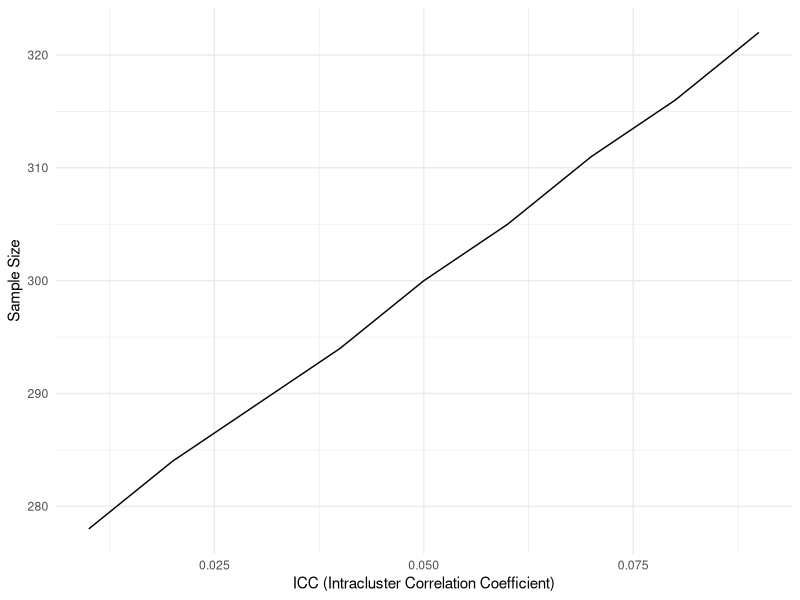
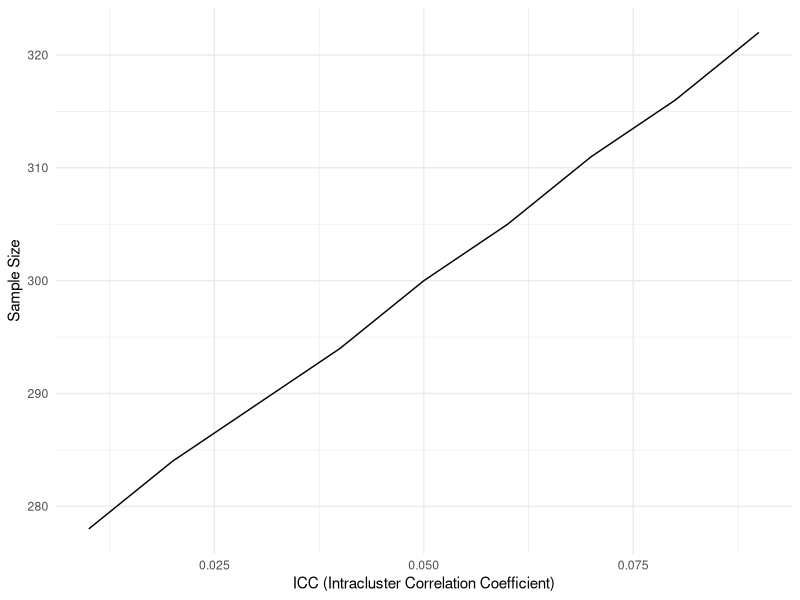

Reproduce these figures in R, in order.
## ---- chunk 1
library(tidyverse)
library(ggplot2)

## ---- chunk 2
# Parameters for the sample size calculation
confidence_level <- 0.95 # confidence level
z <- qnorm(1 - (1 - confidence_level) / 2) # z statistic
d <- 0.05 # margin of error
cluster_size <- 3 # Average cluster size (fixed in our case)
icc <- 0.05 # Intracluster correlation coefficient -> Clients from the same hair stylist might be correlated in terms of outcome (acceptability), so, 0.05 is the lowest acceptable.
prop <- 0.77 # Estimated proportion (= 77% acceptability) -> rather low! The higher, the lower the sample size needed.
deff <- 1 + (cluster_size - 1) * icc # Design Effect
sample_size <- ceiling((z^2 * prop * (1 - prop) * deff) / d^2)
# Print the calculated sample size
cat("Required sample size:", sample_size)
# Number of clusters
n_clusters <- sample_size / cluster_size
cat("Required clusters:", round(n_clusters, 0))

# Create.a plot varying the ICC
icc_values <- seq(0.01, 0.09, by = 0.01)  # range of realistic ICCs
data_frame <- data.frame(ICC = icc_values)
# Calculate required sample size for each ICC value
data_frame$SampleSize <- ceiling((z^2 * prop * (1 - prop) * (1 + (cluster_size - 1) * data_frame$ICC)) / d^2)
# Create the plot
ss_plot <- ggplot(data_frame, aes(x = ICC, y = SampleSize)) +
  geom_line() +
  labs(
    x = "ICC (Intracluster Correlation Coefficient)",
    y = "Sample Size"
  ) +
  theme_minimal()
print(ss_plot)
# Save the ggplot as an image file (e.g., PNG)
ggsave("sample_size_plot.png", plot = ss_plot, width = 6, height = 4, units = "in")

# Print the current version of R
cat("R version:", R.version$version.string)

